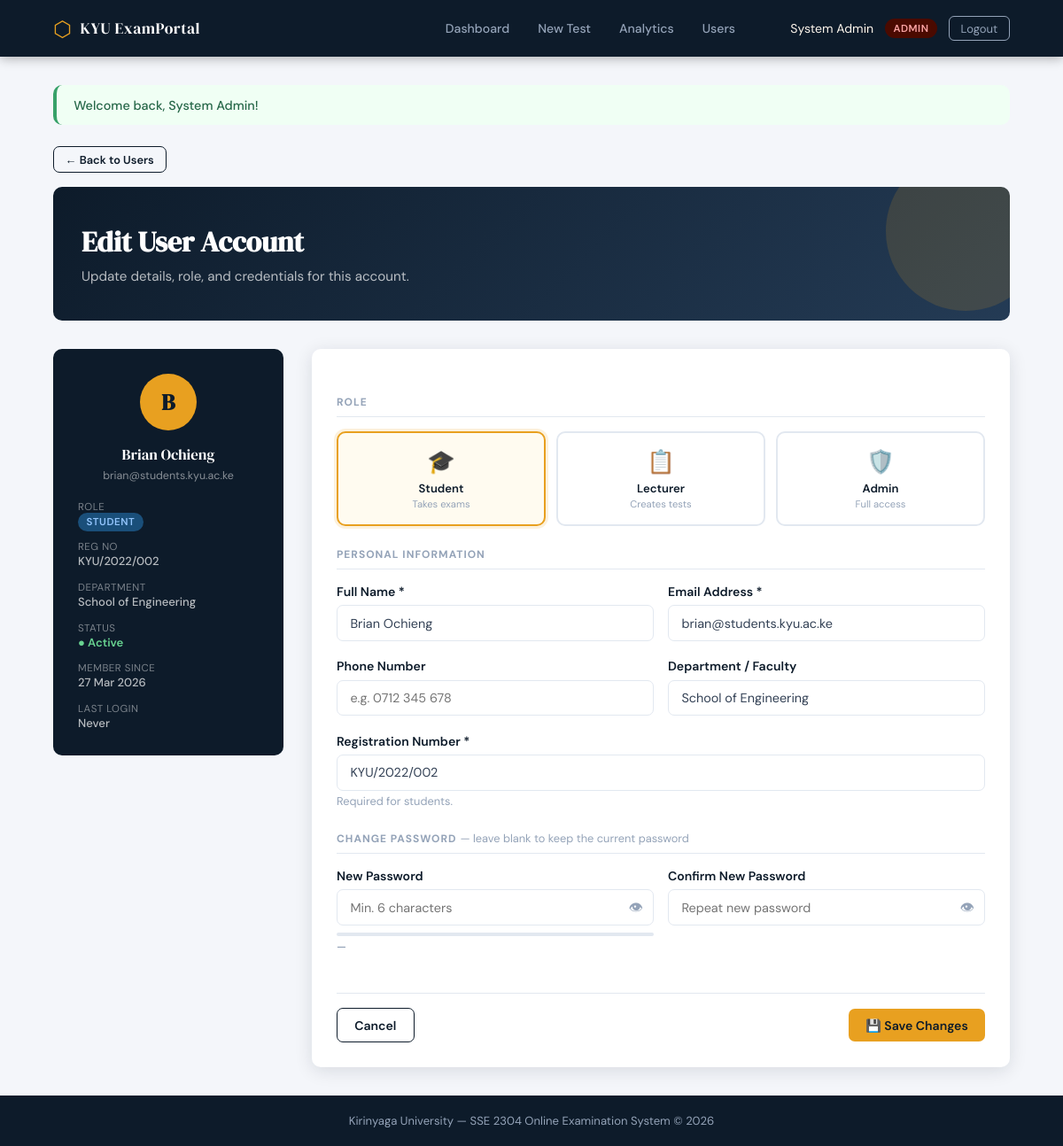
Page /project/admin/edit_user.php?id=5 (signed in) on the committed database.
### tables this page shows
CREATE TABLE IF NOT EXISTS users (
    id            INT UNSIGNED    NOT NULL AUTO_INCREMENT,
    full_name     VARCHAR(150)    NOT NULL,
    email         VARCHAR(200)    NOT NULL,
    password_hash VARCHAR(255)    NOT NULL,
    role          ENUM('student','lecturer','admin') NOT NULL DEFAULT 'student',
    reg_no        VARCHAR(50)     NULL,
    phone         VARCHAR(20)     NULL,
    department    VARCHAR(100)    NULL,
    is_active     TINYINT(1)      NOT NULL DEFAULT 1,
    last_login    DATETIME        NULL,
    created_at    DATETIME        NOT NULL DEFAULT CURRENT_TIMESTAMP,

    PRIMARY KEY (id),
    UNIQUE KEY uq_email (email)
);

### project/config/session.php (called while the page is built, shortened)
<?php
function getFlash(): ?array
{
    if (isset($_SESSION['flash'])) {
        $flash = $_SESSION['flash'];
        return $flash;
    }
    return null;
}

### project/admin/edit_user.php (the view, shortened to what this page needs)
<?php
require_once __DIR__ . '/../config/session.php';
$db     = getDB();
$userId = (int) ($_GET['id'] ?? 0);
$colRes       = $db->query("SHOW COLUMNS FROM users");
$existingCols = array_column($colRes->fetch_all(MYSQLI_ASSOC), 'Field');
$hasPhone     = in_array('phone',      $existingCols);
$hasDept      = in_array('department', $existingCols);
$stmt = $db->prepare("SELECT * FROM users WHERE id = ? LIMIT 1");
$stmt->bind_param('i', $userId);
$stmt->execute();
$user = $stmt->get_result()->fetch_assoc();
?>
<!DOCTYPE html>
<html lang="en">
<head>
    <link rel="stylesheet" href="<?= BASE_URL ?>/assets/css/style.css">
</head>
<body>
<?php
$userName = $_SESSION['full_name'] ?? '';
$flash    = getFlash();
?>
<nav class="navbar">
    <div class="nav-brand">
        <span class="nav-logo">⬡</span>
        <span class="nav-title">KYU ExamPortal</span>
    </div>
    <ul class="nav-links">
        <li><a href="<?= BASE_URL ?>/lecturer/dashboard.php">Dashboard</a></li>
        <li><a href="<?= BASE_URL ?>/lecturer/create_test.php">New Test</a></li>
        <li><a href="<?= BASE_URL ?>/lecturer/analytics.php">Analytics</a></li>
        <li><a href="<?= BASE_URL ?>/admin/manage_users.php">Users</a></li>
    </ul>
    <div class="nav-user">
        <span class="nav-user-name"><?= htmlspecialchars($userName) ?></span>
        <span class="nav-role-badge nav-role-admin">Admin</span>
        <a href="<?= BASE_URL ?>/logout.php" class="btn-logout">Logout</a>
    </div>
</nav>
<main class="main-content">
<?php if ($flash): ?>
<div class="flash flash-<?= htmlspecialchars($flash['type']) ?>">
    <?= htmlspecialchars($flash['message']) ?>
</div>
<?php endif; ?>
<div class="flex-between mb-2">
    <a href="<?= BASE_URL ?>/admin/manage_users.php" class="btn btn-outline btn-sm">← Back to Users</a>
</div>
<div class="page-header">
    <h1>Edit User Account</h1>
    <p>Update details, role, and credentials for this account.</p>
</div>
<div class="eu-layout">
    <aside class="user-panel">
        <div class="user-panel-avatar">
            <?= strtoupper(substr($user['full_name'], 0, 1)) ?>
        </div>
        <div class="user-panel-name"><?= htmlspecialchars($user['full_name']) ?></div>
        <div class="user-panel-email"><?= htmlspecialchars($user['email']) ?></div>
        <dl class="user-panel-meta">
            <dt>Role</dt>
            <dd>
                <span class="nav-role-badge nav-role-<?= $user['role'] ?>">
                    <?= $user['role'] === 'lecturer' ? 'Lecturer' : ucfirst($user['role']) ?>
                </span>
            </dd>
            <?php if (!empty($user['reg_no'])): ?>
            <dt>Reg No</dt>
            <dd><?= htmlspecialchars($user['reg_no']) ?></dd>
            <?php endif; ?>
            <?php if ($hasDept && !empty($user['department'])): ?>
            <dt>Department</dt>
            <dd><?= htmlspecialchars($user['department']) ?></dd>
            <?php endif; ?>
            <dt>Status</dt>
            <dd>
                <?php $isActive = (bool)($user['is_active'] ?? 1); ?>
                <span style="color:<?= $isActive ? '#68d391' : '#fc8181' ?>;font-weight:600;">
                    <?= $isActive ? '● Active' : '● Inactive' ?>
                </span>
            </dd>
            <dt>Member Since</dt>
            <dd><?= !empty($user['created_at']) ? date('d M Y', strtotime($user['created_at'])) : '—' ?></dd>
            <dt>Last Login</dt>
            <dd><?= !empty($user['last_login']) ? date('d M Y, H:i', strtotime($user['last_login'])) : 'Never' ?></dd>
        </dl>
    </aside>
    <div class="card" style="margin-bottom:0;">
        <form method="POST"
              action="<?= BASE_URL ?>/admin/edit_user.php?id=<?= $userId ?>"
              id="editUserForm" novalidate>
            <p class="form-section-title">Role</p>
            <div class="role-cards">
                <label class="role-card">
                    <div class="role-card-inner">
                        <span class="role-card-icon">🎓</span>
                        <span class="role-card-label">Student</span>
                        <span class="role-card-desc">Takes exams</span>
                    </div>
                </label>
                <label class="role-card">
                    <div class="role-card-inner">
                        <span class="role-card-icon">📋</span>
                        <span class="role-card-label">Lecturer</span>
                        <span class="role-card-desc">Creates tests</span>
                    </div>
                </label>
                <label class="role-card">
                    <div class="role-card-inner">
                        <span class="role-card-icon">🛡️</span>
                        <span class="role-card-label">Admin</span>
                        <span class="role-card-desc">Full access</span>
                    </div>
                </label>
            </div>
            <p class="form-section-title">Personal Information</p>
            <div class="form-row">
                <div class="form-group">
                    <label class="form-label" for="full_name">Full Name *</label>
                    <input type="text" id="full_name" name="full_name" class="form-control"
                           value="<?= htmlspecialchars($user['full_name']) ?>" required>
                </div>
                <div class="form-group">
                    <label class="form-label" for="email">Email Address *</label>
                    <input type="email" id="email" name="email" class="form-control"
                           value="<?= htmlspecialchars($user['email']) ?>" required>
                </div>
            </div>
            <?php if ($hasPhone || $hasDept): ?>
            <div class="form-row">
                <?php if ($hasPhone): ?>
                <div class="form-group">
                    <label class="form-label" for="phone">Phone Number</label>
                    <input type="tel" id="phone" name="phone" class="form-control"
                           value="<?= htmlspecialchars($user['phone'] ?? '') ?>"
                           placeholder="e.g. 0712 345 678">
                </div>
                <?php endif; ?>
                <?php if ($hasDept): ?>
                <div class="form-group">
                    <label class="form-label" for="department">Department / Faculty</label>
                    <input type="text" id="department" name="department" class="form-control"
                           value="<?= htmlspecialchars($user['department'] ?? '') ?>"
                           placeholder="e.g. School of Engineering">
                </div>
                <?php endif; ?>
            </div>
            <?php endif; ?>
            <div class="form-group" id="regNoWrap">
                <label class="form-label" for="reg_no">Registration Number *</label>
                <input type="text" id="reg_no" name="reg_no" class="form-control"
                       value="<?= htmlspecialchars($user['reg_no'] ?? '') ?>"
                       placeholder="e.g. KYU/2022/001">
                <span class="form-hint">Required for students.</span>
            </div>
            <p class="form-section-title">Change Password
                <span style="font-weight:400;font-size:0.8rem;text-transform:none;letter-spacing:0;">
                    — leave blank to keep the current password
                </span>
            </p>
            <div class="form-row">
                <div class="form-group">
                    <label class="form-label" for="new_password">New Password</label>
                    <div class="pw-wrap">
                        <input type="password" id="new_password" name="new_password"
                               class="form-control" placeholder="Min. 6 characters"
                               minlength="6" autocomplete="new-password">
                        <button type="button" class="pw-toggle"
                                onclick="togglePw('new_password', this)"
                                title="Show password">👁</button>
                    </div>
                    <div class="pw-strength-wrap" style="margin-top:0.5rem;">
                        <div style="height:4px;border-radius:2px;background:var(--gray-200);overflow:hidden;">
                        </div>
                        <span id="pwText" style="font-size:0.75rem;font-weight:600;color:var(--gray-400);">—</span>
                    </div>
                </div>
                <div class="form-group">
                    <label class="form-label" for="confirm_password">Confirm New Password</label>
                    <div class="pw-wrap">
                        <input type="password" id="confirm_password" name="confirm_password"
                               class="form-control" placeholder="Repeat new password"
                               autocomplete="new-password">
                        <button type="button" class="pw-toggle"
                                onclick="togglePw('confirm_password', this)"
                                title="Show password">👁</button>
                    </div>
                    <span id="matchHint" class="form-hint">&nbsp;</span>
                </div>
            </div>
            <div class="flex-between mt-3"
                 style="padding-top:1rem;border-top:1px solid var(--gray-200);">
                <a href="<?= BASE_URL ?>/admin/manage_users.php" class="btn btn-outline">
                    Cancel
                </a>
                <button type="submit" class="btn btn-amber">
                    💾 Save Changes
                </button>
            </div>
        </form>
    </div>
</div>
</main>
<footer class="site-footer">
    <p>Kirinyaga University &mdash; SSE 2304 Online Examination System &copy; <?= date('Y') ?></p>
</footer>
</body>
</html>

### project/assets/css/style.css (style rules this page uses)
:root { --navy: #0d1b2a; --navy-mid: #1b2e45; --navy-soft: #243b55; --amber: #e8a020; --amber-lt: #f5c85a; --cream: #fdf6ec; --white: #ffffff; --gray-100: #f4f6fa; --gray-200: #e2e8f0; --gray-400: #94a3b8; --gray-700: #334155; --red: #e53e3e; --green: #38a169; --radius: 10px; --shadow: 0 4px 20px rgba(13, 27, 42, 0.12); --transition: 0.2s ease; }
*, *::before, *::after { box-sizing: border-box; margin: 0; padding: 0; }
body { font-family: "DM Sans", sans-serif; background: var(--gray-100); color: var(--gray-700); min-height: 100vh; display: flex; flex-direction: column; }
.navbar { background: var(--navy); padding: 0 5%; height: 64px; display: flex; align-items: center; gap: 2rem; position: sticky; top: 0; z-index: 100; box-shadow: 0 2px 12px rgba(0, 0, 0, 0.3); }
.nav-brand { display: flex; align-items: center; gap: 0.6rem; text-decoration: none; }
.nav-logo { font-size: 1.5rem; color: var(--amber); }
.nav-title { font-family: "DM Serif Display", serif; color: var(--white); font-size: 1.1rem; letter-spacing: 0.5px; }
.nav-links { list-style: none; display: flex; gap: 0.2rem; margin-left: auto; }
.nav-links a { color: var(--gray-400); text-decoration: none; padding: 0.4rem 0.9rem; border-radius: 6px; font-size: 0.88rem; font-weight: 500; transition: var(--transition); }
.nav-user { display: flex; align-items: center; gap: 0.8rem; margin-left: 1rem; }
.nav-user-name { color: var(--cream); font-size: 0.88rem; }
.nav-role-badge { font-size: 0.72rem; font-weight: 600; padding: 0.2rem 0.6rem; border-radius: 20px; text-transform: uppercase; letter-spacing: 0.5px; }
.nav-role-student { background: #1a4f7a; color: #93c5fd; }
.nav-role-admin { background: #4a0a00; color: #fca5a5; }
.btn-logout { background: transparent; border: 1px solid var(--gray-400); color: var(--gray-400); padding: 0.3rem 0.8rem; border-radius: 6px; font-size: 0.82rem; cursor: pointer; text-decoration: none; transition: var(--transition); }
.main-content { flex: 1; padding: 2rem 5%; width: 100%; }
.flash { padding: 0.85rem 1.2rem; border-radius: var(--radius); margin-bottom: 1.5rem; font-weight: 500; font-size: 0.9rem; border-left: 4px solid; }
.flash-success { background: #f0fff4; color: #276749; border-color: var(--green); }
.card { background: var(--white); border-radius: var(--radius); box-shadow: var(--shadow); padding: 1.75rem; margin-bottom: 1.5rem; }
.page-header { background: linear-gradient(135deg, var(--navy) 0%, var(--navy-soft) 100%); color: var(--white); padding: 2.5rem 2rem; border-radius: var(--radius); margin-bottom: 2rem; position: relative; overflow: hidden; }
.page-header::before { content: ""; position: absolute; top: -40px; right: -40px; width: 180px; height: 180px; border-radius: 50%; background: rgba(232, 160, 32, 0.15); }
.page-header h1 { font-family: "DM Serif Display", serif; font-size: 2rem; margin-bottom: 0.4rem; }
.page-header p { color: rgba(255, 255, 255, 0.7); font-size: 0.95rem; }
.btn { display: inline-flex; align-items: center; gap: 0.4rem; padding: 0.6rem 1.2rem; border-radius: 7px; font-size: 0.88rem; font-weight: 600; cursor: pointer; text-decoration: none; border: none; transition: var(--transition); font-family: "DM Sans", sans-serif; }
.btn-amber { background: var(--amber); color: var(--navy); }
.btn-outline { background: transparent; border: 1px solid var(--navy); color: var(--navy); }
.btn-sm { padding: 0.35rem 0.8rem; font-size: 0.8rem; }
.form-group { margin-bottom: 1.2rem; }
.form-label { display: block; font-weight: 600; font-size: 0.88rem; margin-bottom: 0.4rem; color: var(--navy); }
.form-control { width: 100%; padding: 0.65rem 0.9rem; border: 1.5px solid var(--gray-200); border-radius: 7px; font-size: 0.9rem; font-family: "DM Sans", sans-serif; transition: border-color var(--transition); background: var(--white); color: var(--gray-700); }
.form-hint { color: var(--gray-400); font-size: 0.8rem; margin-top: 0.3rem; }
.form-row { display: grid; grid-template-columns: 1fr 1fr; gap: 1rem; }
.site-footer { background: var(--navy); color: var(--gray-400); text-align: center; padding: 1.25rem; font-size: 0.82rem; margin-top: auto; }
.mt-3 { margin-top: 1.5rem; }
.mb-2 { margin-bottom: 1rem; }
.flex-between { display: flex; align-items: center; justify-content: space-between; }

### rows in the picture
users: full_name "B", full_name "Brian Ochieng", email "brian@students.kyu.ac.ke", role "STUDENT", reg_no "KYU/2022/002", department "School of Engineering", created_at "27 Mar 2026"

### other values in the picture
$userName "System Admin"
$flash['message'] "Welcome back, System Admin!"
